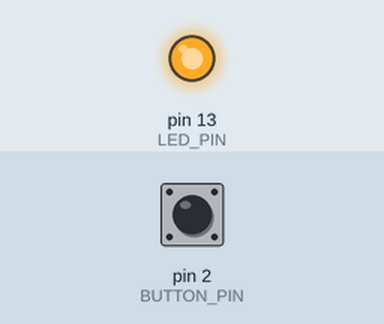
Recording of a sketch running on a simulated Arduino Uno, built with avr-gcc and run on an emulated ATmega328P. Parts: output pins drawn as LEDs (lit = HIGH). The inputs (shaded band) are chosen by the test bench; at power-on: pin 2 (BUTTON_PIN) LOW.

Above: at 2.5 s.
At 7.5 s:
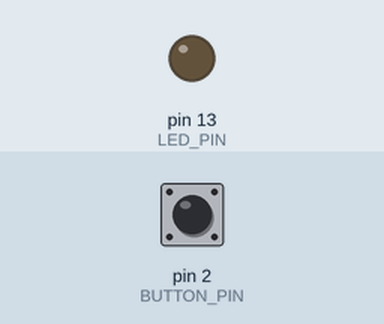
Timing chart, 0 to 13.0 s (numbered marks = the images above):
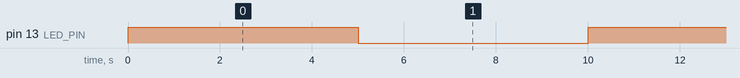

The sketch:

M03A01.ino
```cpp
const int LED_PIN = 13;
const int BUTTON_PIN = 2;

void setup() {
  pinMode(LED_PIN, OUTPUT);
  pinMode(BUTTON_PIN, INPUT);
}

void loop() {
  if (digitalRead(BUTTON_PIN)) {
    digitalWrite(LED_PIN, HIGH);
    while (digitalRead(BUTTON_PIN));
    digitalWrite(LED_PIN, LOW);
  }
  digitalWrite(LED_PIN, HIGH);
  delay(5000);
  digitalWrite(LED_PIN, LOW);
  delay(5000);
}
```

Measured:
- by itself, pin 13 (LED_PIN): alternates HIGH for 5.0 s and LOW for 5.0 s
